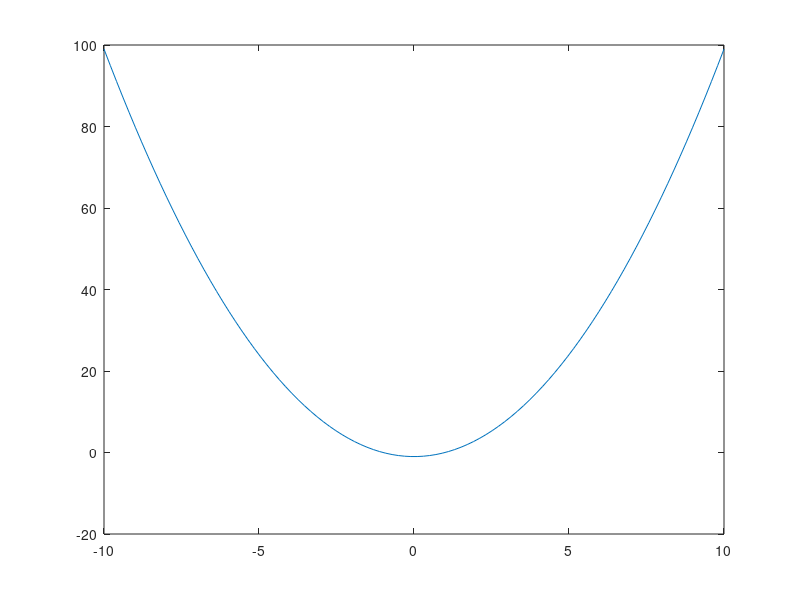

Recreate this plot in MATLAB.
%% My Document to Publish

%% Section 1
% *This* is $x^2+e^{\pi i}$ _plotted_. 
% <http://www.mathworks.com MathWorks>
%
% $e^{\pi i} + 1 = 0$

x = linspace(-10, 10);
y = x.^2+exp(pi*1i);
plot(x, y);